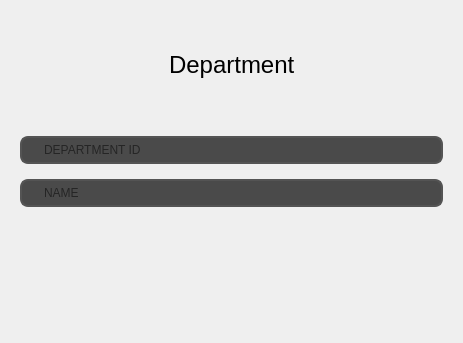
<?xml version="1.0" encoding="UTF-8"?>
<ui version="4.0">
 <class>Form</class>
 <widget class="QWidget" name="Form">
  <property name="geometry">
   <rect>
    <x>0</x>
    <y>0</y>
    <width>463</width>
    <height>343</height>
   </rect>
  </property>
  <property name="windowTitle">
   <string>Form</string>
  </property>
  <property name="styleSheet">
   <string notr="true">QPushButton {
    background-color: rgba(0,0,0,0);
	padding: 6px;
    border-radius: 12px;
}
QPushButton:hover {
    background-color: rgb(74, 74, 74);
}
QLineEdit {
	border: 2px solid rgb(84, 84, 84);
	border-radius: 8px;
	padding-left: 20px;
	padding-right: 20px;
	font-family: Arial, sans-serif;
	width: 150px;
	height: 24px;
	background-color: rgb(74, 74, 74);
}
QLineEdit:hover {
	border: 2px solid rgb(110, 110, 110);
}
QLineEdit:focus {
	border: 2px solid #91b4d5;
	background-color: rgb(84, 84, 84);
}
QComboBox {
	border: 2px solid rgb(84, 84, 84);
	border-radius: 8px;
	padding-left: 20px;
	padding-right: 20px;
	font-family: Arial, sans-serif;
	width: 150px;
	height: 24px;
	background-color: rgb(74, 74, 74);
}
QComboBox:hover {
	border: 2px solid rgb(110, 110, 110);
}
QComboBox:focus {
	border: 2px solid #91b4d5;
	background-color: rgb(84, 84, 84);
}
QComboBox:drop-down {
	border: 0px;
}
QComboBox QAbstractItemView {
	border: 2px solid rgb(85, 170, 255);
}
QTimeEdit {
	border: 2px solid rgb(84, 84, 84);
	border-radius: 8px;
	padding-left: 20px;
	padding-right: 20px;
	font-family: Arial, sans-serif;
	width: 150px;
	height: 24px;
	background-color: rgb(74, 74, 74);
}
QTimeEdit:hover {
	border: 2px solid rgb(110, 110, 110);
}
QTimeEdit:focus {
	border: 2px solid #91b4d5;
	background-color: rgb(84, 84, 84);
}
QLabel {
	font-family: Arial, sans-serif;
	font-size: 12px;
}</string>
  </property>
  <layout class="QVBoxLayout" name="verticalLayout">
   <item>
    <widget class="QStackedWidget" name="stackedWidget">
     <property name="styleSheet">
      <string notr="true"/>
     </property>
     <property name="currentIndex">
      <number>5</number>
     </property>
     <widget class="QWidget" name="student_page">
      <layout class="QVBoxLayout" name="verticalLayout_2">
       <property name="spacing">
        <number>0</number>
       </property>
       <property name="leftMargin">
        <number>0</number>
       </property>
       <property name="topMargin">
        <number>0</number>
       </property>
       <property name="rightMargin">
        <number>0</number>
       </property>
       <property name="bottomMargin">
        <number>0</number>
       </property>
       <item>
        <widget class="QFrame" name="student_frame">
         <property name="frameShape">
          <enum>QFrame::NoFrame</enum>
         </property>
         <property name="frameShadow">
          <enum>QFrame::Raised</enum>
         </property>
         <layout class="QVBoxLayout" name="verticalLayout_3">
          <property name="spacing">
           <number>0</number>
          </property>
          <property name="leftMargin">
           <number>0</number>
          </property>
          <property name="topMargin">
           <number>0</number>
          </property>
          <property name="rightMargin">
           <number>0</number>
          </property>
          <property name="bottomMargin">
           <number>0</number>
          </property>
          <item>
           <widget class="QFrame" name="student_title_frame">
            <property name="frameShape">
             <enum>QFrame::NoFrame</enum>
            </property>
            <property name="frameShadow">
             <enum>QFrame::Raised</enum>
            </property>
            <layout class="QHBoxLayout" name="horizontalLayout_2">
             <item>
              <spacer name="horizontalSpacer_3">
               <property name="orientation">
                <enum>Qt::Horizontal</enum>
               </property>
               <property name="sizeHint" stdset="0">
                <size>
                 <width>40</width>
                 <height>20</height>
                </size>
               </property>
              </spacer>
             </item>
             <item>
              <widget class="QLabel" name="student_label">
               <property name="styleSheet">
                <string notr="true">font-size: 24px</string>
               </property>
               <property name="text">
                <string>Student</string>
               </property>
              </widget>
             </item>
             <item>
              <spacer name="horizontalSpacer_4">
               <property name="orientation">
                <enum>Qt::Horizontal</enum>
               </property>
               <property name="sizeHint" stdset="0">
                <size>
                 <width>40</width>
                 <height>20</height>
                </size>
               </property>
              </spacer>
             </item>
            </layout>
           </widget>
          </item>
          <item>
           <widget class="QFrame" name="student_line_frame">
            <property name="frameShape">
             <enum>QFrame::NoFrame</enum>
            </property>
            <property name="frameShadow">
             <enum>QFrame::Raised</enum>
            </property>
            <layout class="QVBoxLayout" name="verticalLayout_14">
             <item>
              <widget class="QLineEdit" name="student_sid">
               <property name="placeholderText">
                <string>STUDENT ID</string>
               </property>
               <property name="clearButtonEnabled">
                <bool>false</bool>
               </property>
              </widget>
             </item>
             <item>
              <widget class="QLineEdit" name="student_sname">
               <property name="placeholderText">
                <string>NAME</string>
               </property>
              </widget>
             </item>
             <item>
              <widget class="QComboBox" name="student_major">
               <property name="currentText">
                <string/>
               </property>
               <property name="currentIndex">
                <number>-1</number>
               </property>
              </widget>
             </item>
             <item>
              <widget class="QComboBox" name="student_slevel">
               <property name="currentIndex">
                <number>0</number>
               </property>
               <item>
                <property name="text">
                 <string>Freshman</string>
                </property>
               </item>
               <item>
                <property name="text">
                 <string>Sophomore</string>
                </property>
               </item>
               <item>
                <property name="text">
                 <string>Junior</string>
                </property>
               </item>
               <item>
                <property name="text">
                 <string>Senior</string>
                </property>
               </item>
               <item>
                <property name="text">
                 <string>Master</string>
                </property>
               </item>
               <item>
                <property name="text">
                 <string>PhD</string>
                </property>
               </item>
              </widget>
             </item>
             <item>
              <widget class="QLineEdit" name="student_age">
               <property name="placeholderText">
                <string>AGE</string>
               </property>
              </widget>
             </item>
            </layout>
           </widget>
          </item>
          <item>
           <widget class="QFrame" name="student_button_frame">
            <property name="frameShape">
             <enum>QFrame::NoFrame</enum>
            </property>
            <property name="frameShadow">
             <enum>QFrame::Raised</enum>
            </property>
            <layout class="QHBoxLayout" name="horizontalLayout">
             <item>
              <spacer name="horizontalSpacer">
               <property name="orientation">
                <enum>Qt::Horizontal</enum>
               </property>
               <property name="sizeHint" stdset="0">
                <size>
                 <width>40</width>
                 <height>20</height>
                </size>
               </property>
              </spacer>
             </item>
             <item>
              <widget class="QPushButton" name="student_confirm_button">
               <property name="toolTip">
                <string>Confirm</string>
               </property>
               <property name="text">
                <string/>
               </property>
               <property name="icon">
                <iconset>
                 <normaloff>../icons/outline_done_white_24dp.png</normaloff>../icons/outline_done_white_24dp.png</iconset>
               </property>
               <property name="iconSize">
                <size>
                 <width>32</width>
                 <height>32</height>
                </size>
               </property>
              </widget>
             </item>
             <item>
              <widget class="QPushButton" name="student_close_button">
               <property name="toolTip">
                <string>Close</string>
               </property>
               <property name="text">
                <string/>
               </property>
               <property name="icon">
                <iconset>
                 <normaloff>../icons/baseline_close_white_24dp.png</normaloff>../icons/baseline_close_white_24dp.png</iconset>
               </property>
               <property name="iconSize">
                <size>
                 <width>32</width>
                 <height>32</height>
                </size>
               </property>
              </widget>
             </item>
             <item>
              <spacer name="horizontalSpacer_2">
               <property name="orientation">
                <enum>Qt::Horizontal</enum>
               </property>
               <property name="sizeHint" stdset="0">
                <size>
                 <width>40</width>
                 <height>20</height>
                </size>
               </property>
              </spacer>
             </item>
            </layout>
           </widget>
          </item>
         </layout>
        </widget>
       </item>
      </layout>
     </widget>
     <widget class="QWidget" name="courses_page">
      <layout class="QVBoxLayout" name="verticalLayout_4">
       <property name="spacing">
        <number>0</number>
       </property>
       <property name="leftMargin">
        <number>0</number>
       </property>
       <property name="topMargin">
        <number>0</number>
       </property>
       <property name="rightMargin">
        <number>0</number>
       </property>
       <property name="bottomMargin">
        <number>0</number>
       </property>
       <item>
        <widget class="QFrame" name="courses_frame">
         <property name="frameShape">
          <enum>QFrame::NoFrame</enum>
         </property>
         <property name="frameShadow">
          <enum>QFrame::Raised</enum>
         </property>
         <layout class="QVBoxLayout" name="verticalLayout_5">
          <property name="spacing">
           <number>0</number>
          </property>
          <property name="leftMargin">
           <number>0</number>
          </property>
          <property name="topMargin">
           <number>0</number>
          </property>
          <property name="rightMargin">
           <number>0</number>
          </property>
          <property name="bottomMargin">
           <number>0</number>
          </property>
          <item>
           <widget class="QFrame" name="courses_title_frame">
            <property name="frameShape">
             <enum>QFrame::NoFrame</enum>
            </property>
            <property name="frameShadow">
             <enum>QFrame::Raised</enum>
            </property>
            <layout class="QHBoxLayout" name="horizontalLayout_4">
             <item>
              <spacer name="horizontalSpacer_7">
               <property name="orientation">
                <enum>Qt::Horizontal</enum>
               </property>
               <property name="sizeHint" stdset="0">
                <size>
                 <width>40</width>
                 <height>20</height>
                </size>
               </property>
              </spacer>
             </item>
             <item>
              <widget class="QLabel" name="courses_label">
               <property name="styleSheet">
                <string notr="true">font-size: 24px;</string>
               </property>
               <property name="text">
                <string>Courses</string>
               </property>
              </widget>
             </item>
             <item>
              <spacer name="horizontalSpacer_8">
               <property name="orientation">
                <enum>Qt::Horizontal</enum>
               </property>
               <property name="sizeHint" stdset="0">
                <size>
                 <width>40</width>
                 <height>20</height>
                </size>
               </property>
              </spacer>
             </item>
            </layout>
           </widget>
          </item>
          <item>
           <widget class="QFrame" name="courses_line_frame">
            <property name="frameShape">
             <enum>QFrame::NoFrame</enum>
            </property>
            <property name="frameShadow">
             <enum>QFrame::Raised</enum>
            </property>
            <layout class="QVBoxLayout" name="verticalLayout_15">
             <item>
              <widget class="QLineEdit" name="courses_cid">
               <property name="placeholderText">
                <string>COURSE ID</string>
               </property>
              </widget>
             </item>
             <item>
              <widget class="QLineEdit" name="courses_cname">
               <property name="placeholderText">
                <string>NAME</string>
               </property>
              </widget>
             </item>
             <item>
              <widget class="QFrame" name="courses_meetsat_frame">
               <property name="frameShape">
                <enum>QFrame::NoFrame</enum>
               </property>
               <property name="frameShadow">
                <enum>QFrame::Raised</enum>
               </property>
               <layout class="QHBoxLayout" name="horizontalLayout_13">
                <property name="spacing">
                 <number>5</number>
                </property>
                <property name="leftMargin">
                 <number>0</number>
                </property>
                <property name="topMargin">
                 <number>0</number>
                </property>
                <property name="rightMargin">
                 <number>0</number>
                </property>
                <property name="bottomMargin">
                 <number>0</number>
                </property>
                <item>
                 <widget class="QComboBox" name="courses_meetsat_day">
                  <item>
                   <property name="text">
                    <string>Monday/Wednesday/Friday</string>
                   </property>
                  </item>
                  <item>
                   <property name="text">
                    <string>Tuesday/Thursday</string>
                   </property>
                  </item>
                 </widget>
                </item>
                <item>
                 <widget class="QTimeEdit" name="courses_meetsat_time">
                  <property name="wrapping">
                   <bool>false</bool>
                  </property>
                  <property name="readOnly">
                   <bool>false</bool>
                  </property>
                  <property name="buttonSymbols">
                   <enum>QAbstractSpinBox::NoButtons</enum>
                  </property>
                  <property name="currentSection">
                   <enum>QDateTimeEdit::AmPmSection</enum>
                  </property>
                  <property name="currentSectionIndex">
                   <number>2</number>
                  </property>
                  <property name="timeSpec">
                   <enum>Qt::LocalTime</enum>
                  </property>
                 </widget>
                </item>
               </layout>
              </widget>
             </item>
             <item>
              <widget class="QLineEdit" name="courses_room">
               <property name="placeholderText">
                <string>ROOM</string>
               </property>
              </widget>
             </item>
             <item>
              <widget class="QLineEdit" name="courses_fid">
               <property name="placeholderText">
                <string>FACULTY ID</string>
               </property>
              </widget>
             </item>
             <item>
              <widget class="QLineEdit" name="courses_limitnum">
               <property name="placeholderText">
                <string>CAPACITY</string>
               </property>
              </widget>
             </item>
            </layout>
           </widget>
          </item>
          <item>
           <widget class="QFrame" name="courses_button_frame">
            <property name="frameShape">
             <enum>QFrame::NoFrame</enum>
            </property>
            <property name="frameShadow">
             <enum>QFrame::Raised</enum>
            </property>
            <layout class="QHBoxLayout" name="horizontalLayout_3">
             <item>
              <spacer name="horizontalSpacer_5">
               <property name="orientation">
                <enum>Qt::Horizontal</enum>
               </property>
               <property name="sizeHint" stdset="0">
                <size>
                 <width>40</width>
                 <height>20</height>
                </size>
               </property>
              </spacer>
             </item>
             <item>
              <widget class="QPushButton" name="courses_confirm_button">
               <property name="toolTip">
                <string>Confirm</string>
               </property>
               <property name="text">
                <string/>
               </property>
               <property name="icon">
                <iconset>
                 <normaloff>../icons/outline_done_white_24dp.png</normaloff>../icons/outline_done_white_24dp.png</iconset>
               </property>
               <property name="iconSize">
                <size>
                 <width>32</width>
                 <height>32</height>
                </size>
               </property>
              </widget>
             </item>
             <item>
              <widget class="QPushButton" name="courses_close_button">
               <property name="toolTip">
                <string>Close</string>
               </property>
               <property name="text">
                <string/>
               </property>
               <property name="icon">
                <iconset>
                 <normaloff>../icons/baseline_close_white_24dp.png</normaloff>../icons/baseline_close_white_24dp.png</iconset>
               </property>
               <property name="iconSize">
                <size>
                 <width>32</width>
                 <height>32</height>
                </size>
               </property>
              </widget>
             </item>
             <item>
              <spacer name="horizontalSpacer_6">
               <property name="orientation">
                <enum>Qt::Horizontal</enum>
               </property>
               <property name="sizeHint" stdset="0">
                <size>
                 <width>40</width>
                 <height>20</height>
                </size>
               </property>
              </spacer>
             </item>
            </layout>
           </widget>
          </item>
         </layout>
        </widget>
       </item>
      </layout>
     </widget>
     <widget class="QWidget" name="enrolled_page">
      <layout class="QVBoxLayout" name="verticalLayout_6">
       <property name="spacing">
        <number>0</number>
       </property>
       <property name="leftMargin">
        <number>0</number>
       </property>
       <property name="topMargin">
        <number>0</number>
       </property>
       <property name="rightMargin">
        <number>0</number>
       </property>
       <property name="bottomMargin">
        <number>0</number>
       </property>
       <item>
        <widget class="QFrame" name="enrolled_frame">
         <property name="frameShape">
          <enum>QFrame::NoFrame</enum>
         </property>
         <property name="frameShadow">
          <enum>QFrame::Raised</enum>
         </property>
         <layout class="QVBoxLayout" name="verticalLayout_7">
          <property name="spacing">
           <number>0</number>
          </property>
          <property name="leftMargin">
           <number>0</number>
          </property>
          <property name="topMargin">
           <number>0</number>
          </property>
          <property name="rightMargin">
           <number>0</number>
          </property>
          <property name="bottomMargin">
           <number>0</number>
          </property>
          <item>
           <widget class="QFrame" name="enrolled_title_frame">
            <property name="frameShape">
             <enum>QFrame::NoFrame</enum>
            </property>
            <property name="frameShadow">
             <enum>QFrame::Raised</enum>
            </property>
            <layout class="QHBoxLayout" name="horizontalLayout_5">
             <item>
              <spacer name="horizontalSpacer_10">
               <property name="orientation">
                <enum>Qt::Horizontal</enum>
               </property>
               <property name="sizeHint" stdset="0">
                <size>
                 <width>40</width>
                 <height>20</height>
                </size>
               </property>
              </spacer>
             </item>
             <item>
              <widget class="QLabel" name="enrolled_label">
               <property name="styleSheet">
                <string notr="true">font-size: 24px;</string>
               </property>
               <property name="text">
                <string>Enrolled</string>
               </property>
              </widget>
             </item>
             <item>
              <spacer name="horizontalSpacer_9">
               <property name="orientation">
                <enum>Qt::Horizontal</enum>
               </property>
               <property name="sizeHint" stdset="0">
                <size>
                 <width>40</width>
                 <height>20</height>
                </size>
               </property>
              </spacer>
             </item>
            </layout>
           </widget>
          </item>
          <item>
           <widget class="QFrame" name="enrolled_line_frame">
            <property name="frameShape">
             <enum>QFrame::NoFrame</enum>
            </property>
            <property name="frameShadow">
             <enum>QFrame::Raised</enum>
            </property>
            <layout class="QVBoxLayout" name="verticalLayout_16">
             <item>
              <widget class="QLineEdit" name="enrolled_sid">
               <property name="placeholderText">
                <string>STUDENT ID</string>
               </property>
              </widget>
             </item>
             <item>
              <widget class="QLineEdit" name="enrolled_cid">
               <property name="placeholderText">
                <string>COURSE ID</string>
               </property>
              </widget>
             </item>
             <item>
              <widget class="QLineEdit" name="enrolled_exam1">
               <property name="placeholderText">
                <string>EXAM 1 SCORE</string>
               </property>
              </widget>
             </item>
             <item>
              <widget class="QLineEdit" name="enrolled_exam2">
               <property name="placeholderText">
                <string>EXAM 2 SCORE</string>
               </property>
              </widget>
             </item>
             <item>
              <widget class="QLineEdit" name="enrolled_final">
               <property name="placeholderText">
                <string>FINAL SCORE</string>
               </property>
              </widget>
             </item>
            </layout>
           </widget>
          </item>
          <item>
           <widget class="QFrame" name="enrolled_button_frame">
            <property name="frameShape">
             <enum>QFrame::NoFrame</enum>
            </property>
            <property name="frameShadow">
             <enum>QFrame::Raised</enum>
            </property>
            <layout class="QHBoxLayout" name="horizontalLayout_6">
             <item>
              <spacer name="horizontalSpacer_11">
               <property name="orientation">
                <enum>Qt::Horizontal</enum>
               </property>
               <property name="sizeHint" stdset="0">
                <size>
                 <width>40</width>
                 <height>20</height>
                </size>
               </property>
              </spacer>
             </item>
             <item>
              <widget class="QPushButton" name="enrolled_confirm_button">
               <property name="toolTip">
                <string>Confirm</string>
               </property>
               <property name="text">
                <string/>
               </property>
               <property name="icon">
                <iconset>
                 <normaloff>../icons/outline_done_white_24dp.png</normaloff>../icons/outline_done_white_24dp.png</iconset>
               </property>
               <property name="iconSize">
                <size>
                 <width>32</width>
                 <height>32</height>
                </size>
               </property>
              </widget>
             </item>
             <item>
              <widget class="QPushButton" name="enrolled_close_button">
               <property name="toolTip">
                <string>Close</string>
               </property>
               <property name="text">
                <string/>
               </property>
               <property name="icon">
                <iconset>
                 <normaloff>../icons/baseline_close_white_24dp.png</normaloff>../icons/baseline_close_white_24dp.png</iconset>
               </property>
               <property name="iconSize">
                <size>
                 <width>32</width>
                 <height>32</height>
                </size>
               </property>
              </widget>
             </item>
             <item>
              <spacer name="horizontalSpacer_12">
               <property name="orientation">
                <enum>Qt::Horizontal</enum>
               </property>
               <property name="sizeHint" stdset="0">
                <size>
                 <width>40</width>
                 <height>20</height>
                </size>
               </property>
              </spacer>
             </item>
            </layout>
           </widget>
          </item>
         </layout>
        </widget>
       </item>
      </layout>
     </widget>
     <widget class="QWidget" name="faculty_page">
      <layout class="QVBoxLayout" name="verticalLayout_8">
       <property name="spacing">
        <number>0</number>
       </property>
       <property name="leftMargin">
        <number>0</number>
       </property>
       <property name="topMargin">
        <number>0</number>
       </property>
       <property name="rightMargin">
        <number>0</number>
       </property>
       <property name="bottomMargin">
        <number>0</number>
       </property>
       <item>
        <widget class="QFrame" name="faculty_frame">
         <property name="frameShape">
          <enum>QFrame::NoFrame</enum>
         </property>
         <property name="frameShadow">
          <enum>QFrame::Raised</enum>
         </property>
         <layout class="QVBoxLayout" name="verticalLayout_9">
          <property name="spacing">
           <number>0</number>
          </property>
          <property name="leftMargin">
           <number>0</number>
          </property>
          <property name="topMargin">
           <number>0</number>
          </property>
          <property name="rightMargin">
           <number>0</number>
          </property>
          <property name="bottomMargin">
           <number>0</number>
          </property>
          <item>
           <widget class="QFrame" name="faculty_title_frame">
            <property name="frameShape">
             <enum>QFrame::NoFrame</enum>
            </property>
            <property name="frameShadow">
             <enum>QFrame::Raised</enum>
            </property>
            <layout class="QHBoxLayout" name="horizontalLayout_7">
             <item>
              <spacer name="horizontalSpacer_13">
               <property name="orientation">
                <enum>Qt::Horizontal</enum>
               </property>
               <property name="sizeHint" stdset="0">
                <size>
                 <width>40</width>
                 <height>20</height>
                </size>
               </property>
              </spacer>
             </item>
             <item>
              <widget class="QLabel" name="faculty_label">
               <property name="styleSheet">
                <string notr="true">font-size: 24px;</string>
               </property>
               <property name="text">
                <string>Faculty</string>
               </property>
              </widget>
             </item>
             <item>
              <spacer name="horizontalSpacer_14">
               <property name="orientation">
                <enum>Qt::Horizontal</enum>
               </property>
               <property name="sizeHint" stdset="0">
                <size>
                 <width>40</width>
                 <height>20</height>
                </size>
               </property>
              </spacer>
             </item>
            </layout>
           </widget>
          </item>
          <item>
           <widget class="QFrame" name="faculty_line_frame">
            <property name="frameShape">
             <enum>QFrame::NoFrame</enum>
            </property>
            <property name="frameShadow">
             <enum>QFrame::Raised</enum>
            </property>
            <layout class="QVBoxLayout" name="verticalLayout_17">
             <item>
              <widget class="QLineEdit" name="faculty_fid">
               <property name="placeholderText">
                <string>FACULTY ID</string>
               </property>
              </widget>
             </item>
             <item>
              <widget class="QLineEdit" name="faculty_fname">
               <property name="placeholderText">
                <string>NAME</string>
               </property>
              </widget>
             </item>
             <item>
              <widget class="QLineEdit" name="faculty_deptid">
               <property name="placeholderText">
                <string>DEPARTMENT ID</string>
               </property>
              </widget>
             </item>
            </layout>
           </widget>
          </item>
          <item>
           <widget class="QFrame" name="faculty_button_frame">
            <property name="frameShape">
             <enum>QFrame::NoFrame</enum>
            </property>
            <property name="frameShadow">
             <enum>QFrame::Raised</enum>
            </property>
            <layout class="QHBoxLayout" name="horizontalLayout_8">
             <item>
              <spacer name="horizontalSpacer_16">
               <property name="orientation">
                <enum>Qt::Horizontal</enum>
               </property>
               <property name="sizeHint" stdset="0">
                <size>
                 <width>40</width>
                 <height>20</height>
                </size>
               </property>
              </spacer>
             </item>
             <item>
              <widget class="QPushButton" name="faculty_confirm_button">
               <property name="toolTip">
                <string>Confirm</string>
               </property>
               <property name="text">
                <string/>
               </property>
               <property name="icon">
                <iconset>
                 <normaloff>../icons/outline_done_white_24dp.png</normaloff>../icons/outline_done_white_24dp.png</iconset>
               </property>
               <property name="iconSize">
                <size>
                 <width>32</width>
                 <height>32</height>
                </size>
               </property>
              </widget>
             </item>
             <item>
              <widget class="QPushButton" name="faculty_close_button">
               <property name="toolTip">
                <string>Close</string>
               </property>
               <property name="text">
                <string/>
               </property>
               <property name="icon">
                <iconset>
                 <normaloff>../icons/baseline_close_white_24dp.png</normaloff>../icons/baseline_close_white_24dp.png</iconset>
               </property>
               <property name="iconSize">
                <size>
                 <width>32</width>
                 <height>32</height>
                </size>
               </property>
              </widget>
             </item>
             <item>
              <spacer name="horizontalSpacer_15">
               <property name="orientation">
                <enum>Qt::Horizontal</enum>
               </property>
               <property name="sizeHint" stdset="0">
                <size>
                 <width>40</width>
                 <height>20</height>
                </size>
               </property>
              </spacer>
             </item>
            </layout>
           </widget>
          </item>
         </layout>
        </widget>
       </item>
      </layout>
     </widget>
     <widget class="QWidget" name="staff_page">
      <layout class="QVBoxLayout" name="verticalLayout_10">
       <property name="spacing">
        <number>0</number>
       </property>
       <property name="leftMargin">
        <number>0</number>
       </property>
       <property name="topMargin">
        <number>0</number>
       </property>
       <property name="rightMargin">
        <number>0</number>
       </property>
       <property name="bottomMargin">
        <number>0</number>
       </property>
       <item>
        <widget class="QFrame" name="staff_frame">
         <property name="frameShape">
          <enum>QFrame::NoFrame</enum>
         </property>
         <property name="frameShadow">
          <enum>QFrame::Raised</enum>
         </property>
         <layout class="QVBoxLayout" name="verticalLayout_11">
          <property name="spacing">
           <number>0</number>
          </property>
          <property name="leftMargin">
           <number>0</number>
          </property>
          <property name="topMargin">
           <number>0</number>
          </property>
          <property name="rightMargin">
           <number>0</number>
          </property>
          <property name="bottomMargin">
           <number>0</number>
          </property>
          <item>
           <widget class="QFrame" name="staff_title_frame">
            <property name="frameShape">
             <enum>QFrame::NoFrame</enum>
            </property>
            <property name="frameShadow">
             <enum>QFrame::Raised</enum>
            </property>
            <layout class="QHBoxLayout" name="horizontalLayout_9">
             <item>
              <spacer name="horizontalSpacer_19">
               <property name="orientation">
                <enum>Qt::Horizontal</enum>
               </property>
               <property name="sizeHint" stdset="0">
                <size>
                 <width>40</width>
                 <height>20</height>
                </size>
               </property>
              </spacer>
             </item>
             <item>
              <widget class="QLabel" name="staff_label">
               <property name="styleSheet">
                <string notr="true">font-size: 24px;</string>
               </property>
               <property name="text">
                <string>Staff</string>
               </property>
              </widget>
             </item>
             <item>
              <spacer name="horizontalSpacer_20">
               <property name="orientation">
                <enum>Qt::Horizontal</enum>
               </property>
               <property name="sizeHint" stdset="0">
                <size>
                 <width>40</width>
                 <height>20</height>
                </size>
               </property>
              </spacer>
             </item>
            </layout>
           </widget>
          </item>
          <item>
           <widget class="QFrame" name="staff_line_frame">
            <property name="frameShape">
             <enum>QFrame::NoFrame</enum>
            </property>
            <property name="frameShadow">
             <enum>QFrame::Raised</enum>
            </property>
            <layout class="QVBoxLayout" name="verticalLayout_18">
             <item>
              <widget class="QLineEdit" name="staff_sid">
               <property name="placeholderText">
                <string>STAFF ID</string>
               </property>
              </widget>
             </item>
             <item>
              <widget class="QLineEdit" name="staff_sname">
               <property name="placeholderText">
                <string>NAME</string>
               </property>
              </widget>
             </item>
             <item>
              <widget class="QLineEdit" name="staff_deptid">
               <property name="placeholderText">
                <string>DEPARTMENT ID</string>
               </property>
              </widget>
             </item>
            </layout>
           </widget>
          </item>
          <item>
           <widget class="QFrame" name="staff_button_frame">
            <property name="frameShape">
             <enum>QFrame::NoFrame</enum>
            </property>
            <property name="frameShadow">
             <enum>QFrame::Raised</enum>
            </property>
            <layout class="QHBoxLayout" name="horizontalLayout_10">
             <item>
              <spacer name="horizontalSpacer_17">
               <property name="orientation">
                <enum>Qt::Horizontal</enum>
               </property>
               <property name="sizeHint" stdset="0">
                <size>
                 <width>40</width>
                 <height>20</height>
                </size>
               </property>
              </spacer>
             </item>
             <item>
              <widget class="QPushButton" name="staff_confirm_button">
               <property name="toolTip">
                <string>Confirm</string>
               </property>
               <property name="text">
                <string/>
               </property>
               <property name="icon">
                <iconset>
                 <normaloff>../icons/outline_done_white_24dp.png</normaloff>../icons/outline_done_white_24dp.png</iconset>
               </property>
               <property name="iconSize">
                <size>
                 <width>32</width>
                 <height>32</height>
                </size>
               </property>
              </widget>
             </item>
             <item>
              <widget class="QPushButton" name="staff_close_button">
               <property name="toolTip">
                <string>Close</string>
               </property>
               <property name="text">
                <string/>
               </property>
               <property name="icon">
                <iconset>
                 <normaloff>../icons/baseline_close_white_24dp.png</normaloff>../icons/baseline_close_white_24dp.png</iconset>
               </property>
               <property name="iconSize">
                <size>
                 <width>32</width>
                 <height>32</height>
                </size>
               </property>
              </widget>
             </item>
             <item>
              <spacer name="horizontalSpacer_18">
               <property name="orientation">
                <enum>Qt::Horizontal</enum>
               </property>
               <property name="sizeHint" stdset="0">
                <size>
                 <width>40</width>
                 <height>20</height>
                </size>
               </property>
              </spacer>
             </item>
            </layout>
           </widget>
          </item>
         </layout>
        </widget>
       </item>
      </layout>
     </widget>
     <widget class="QWidget" name="department_page">
      <layout class="QVBoxLayout" name="verticalLayout_12">
       <property name="spacing">
        <number>0</number>
       </property>
       <property name="leftMargin">
        <number>0</number>
       </property>
       <property name="topMargin">
        <number>0</number>
       </property>
       <property name="rightMargin">
        <number>0</number>
       </property>
       <property name="bottomMargin">
        <number>0</number>
       </property>
       <item>
        <widget class="QFrame" name="department_frame">
         <property name="frameShape">
          <enum>QFrame::NoFrame</enum>
         </property>
         <property name="frameShadow">
          <enum>QFrame::Raised</enum>
         </property>
         <layout class="QVBoxLayout" name="verticalLayout_13">
          <property name="spacing">
           <number>0</number>
          </property>
          <property name="leftMargin">
           <number>0</number>
          </property>
          <property name="topMargin">
           <number>0</number>
          </property>
          <property name="rightMargin">
           <number>0</number>
          </property>
          <property name="bottomMargin">
           <number>0</number>
          </property>
          <item>
           <widget class="QFrame" name="department_title_frame">
            <property name="frameShape">
             <enum>QFrame::NoFrame</enum>
            </property>
            <property name="frameShadow">
             <enum>QFrame::Raised</enum>
            </property>
            <layout class="QHBoxLayout" name="horizontalLayout_12">
             <item>
              <spacer name="horizontalSpacer_21">
               <property name="orientation">
                <enum>Qt::Horizontal</enum>
               </property>
               <property name="sizeHint" stdset="0">
                <size>
                 <width>40</width>
                 <height>20</height>
                </size>
               </property>
              </spacer>
             </item>
             <item>
              <widget class="QLabel" name="department_label">
               <property name="styleSheet">
                <string notr="true">font-size: 24px;</string>
               </property>
               <property name="text">
                <string>Department</string>
               </property>
              </widget>
             </item>
             <item>
              <spacer name="horizontalSpacer_22">
               <property name="orientation">
                <enum>Qt::Horizontal</enum>
               </property>
               <property name="sizeHint" stdset="0">
                <size>
                 <width>40</width>
                 <height>20</height>
                </size>
               </property>
              </spacer>
             </item>
            </layout>
           </widget>
          </item>
          <item>
           <widget class="QFrame" name="department_line_frame">
            <property name="frameShape">
             <enum>QFrame::NoFrame</enum>
            </property>
            <property name="frameShadow">
             <enum>QFrame::Raised</enum>
            </property>
            <layout class="QVBoxLayout" name="verticalLayout_19">
             <item>
              <widget class="QLineEdit" name="department_did">
               <property name="placeholderText">
                <string>DEPARTMENT ID</string>
               </property>
              </widget>
             </item>
             <item>
              <widget class="QLineEdit" name="department_dname">
               <property name="placeholderText">
                <string>NAME</string>
               </property>
              </widget>
             </item>
            </layout>
           </widget>
          </item>
          <item>
           <widget class="QFrame" name="department_button_frame">
            <property name="frameShape">
             <enum>QFrame::NoFrame</enum>
            </property>
            <property name="frameShadow">
             <enum>QFrame::Raised</enum>
            </property>
            <layout class="QHBoxLayout" name="horizontalLayout_11">
             <item>
              <spacer name="horizontalSpacer_23">
               <property name="orientation">
                <enum>Qt::Horizontal</enum>
               </property>
               <property name="sizeHint" stdset="0">
                <size>
                 <width>40</width>
                 <height>20</height>
                </size>
               </property>
              </spacer>
             </item>
             <item>
              <widget class="QPushButton" name="department_confirm_button">
               <property name="toolTip">
                <string>Confirm</string>
               </property>
               <property name="text">
                <string/>
               </property>
               <property name="icon">
                <iconset>
                 <normaloff>../icons/outline_done_white_24dp.png</normaloff>../icons/outline_done_white_24dp.png</iconset>
               </property>
               <property name="iconSize">
                <size>
                 <width>32</width>
                 <height>32</height>
                </size>
               </property>
              </widget>
             </item>
             <item>
              <widget class="QPushButton" name="department_close_button">
               <property name="toolTip">
                <string>Close</string>
               </property>
               <property name="text">
                <string/>
               </property>
               <property name="icon">
                <iconset>
                 <normaloff>../icons/baseline_close_white_24dp.png</normaloff>../icons/baseline_close_white_24dp.png</iconset>
               </property>
               <property name="iconSize">
                <size>
                 <width>32</width>
                 <height>32</height>
                </size>
               </property>
              </widget>
             </item>
             <item>
              <spacer name="horizontalSpacer_24">
               <property name="orientation">
                <enum>Qt::Horizontal</enum>
               </property>
               <property name="sizeHint" stdset="0">
                <size>
                 <width>40</width>
                 <height>20</height>
                </size>
               </property>
              </spacer>
             </item>
            </layout>
           </widget>
          </item>
         </layout>
        </widget>
       </item>
      </layout>
     </widget>
    </widget>
   </item>
  </layout>
 </widget>
 <resources/>
 <connections/>
</ui>
